Frame 1 (no input): blank canvas, image omitted
Frame 60 (no input): blank canvas, image omitted
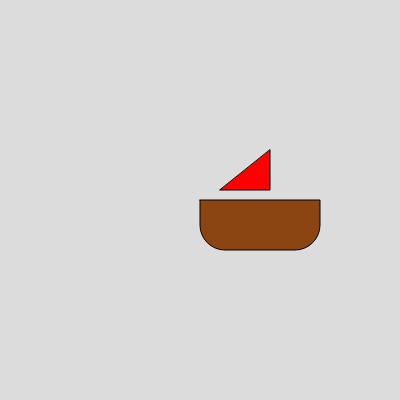
Frame 120 (the mouse pressed at the canvas centre since frame 60)

The p5.js sketch whose frames 1 and 60 were blank and that drew this single picture after the mouse press (run headless with seeded random() and noise() and a simulated clock; from frame 60 on, the mouse is pressed at the canvas centre):

// p5.js sketch
// ── sketch.js
function setup() {
  createCanvas(400, 400);
  background(220);

}
function draw() {
  }

function drawBoat(x,y,z,r,g,b) {
  fill(139,69,19);
  rect(x,y,120,50,0,0,35,35);
  fill(255,0,0);
  triangle(x+20,y-10,x+70,y-10,x+70,y-50);
  
  }

  function mousePressed(){
    drawBoat(mouseX,mouseY);
  }


  function mouseDraw(){
    drawBoat(mouseX,mouseY);
  }
